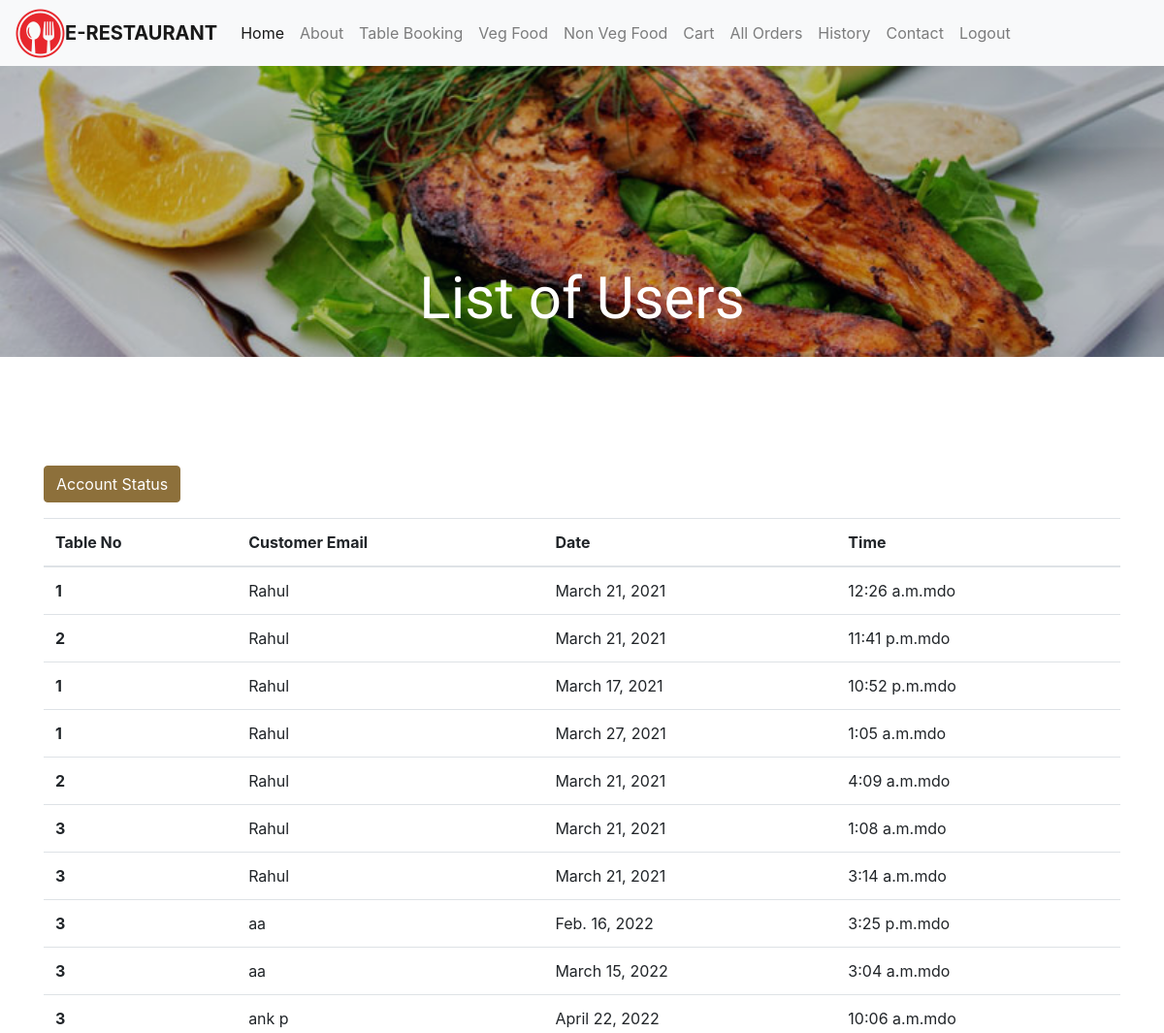
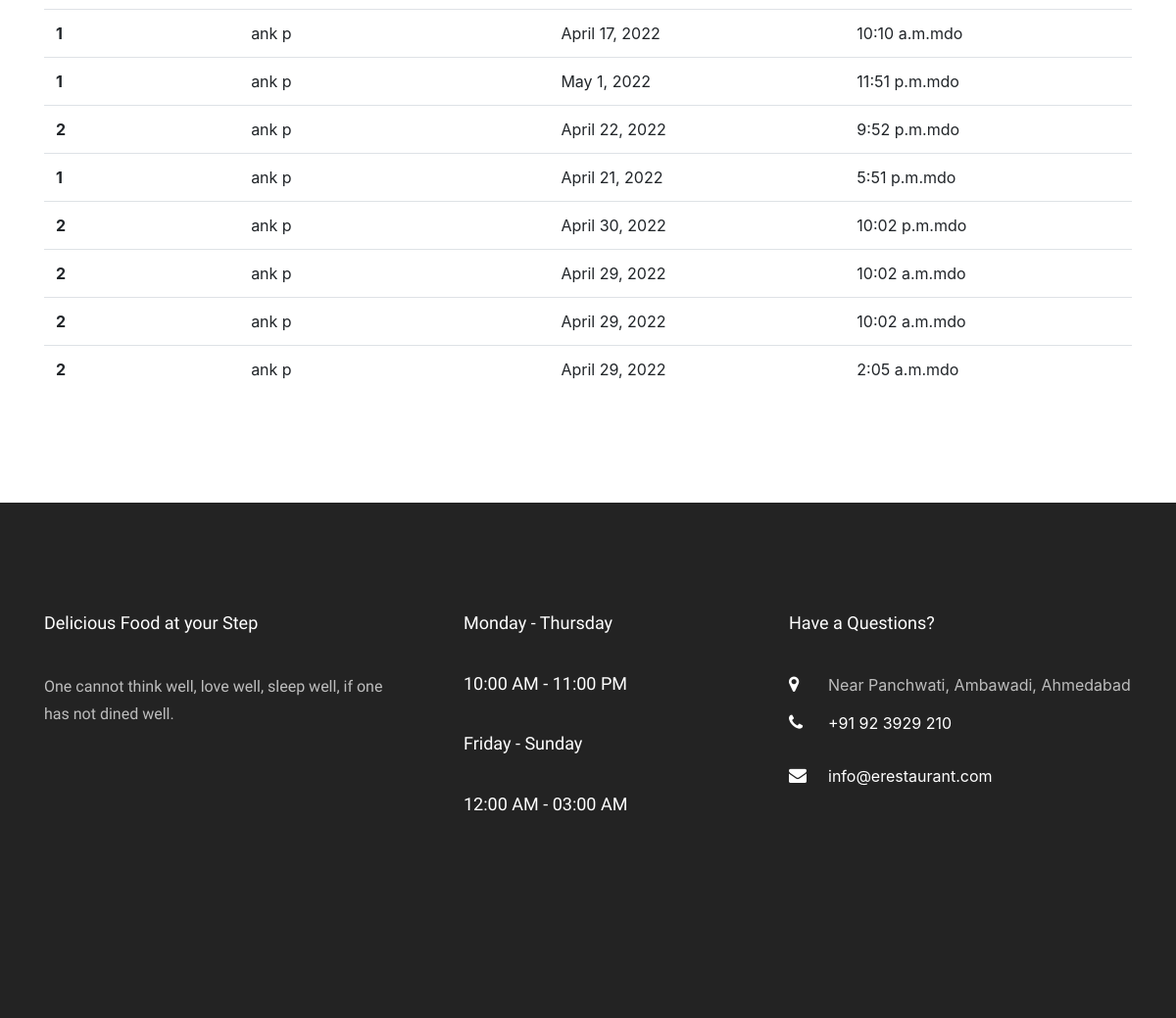
The page /allshow/ (signed in) on the database its author committed (2 pictures, top to bottom).
### meal/models.py (models this page shows, shortened)
class TableBooking(models.Model):
    usereamil = models.ForeignKey(Site_User,on_delete=models.CASCADE)
    table_no = models.ForeignKey(TableDetail,on_delete=models.CASCADE)
    date = models.DateField(
        blank=True, null=True)
    time1 = models.TimeField()
    booked=models.BooleanField(default=False)

class TableDetail(models.Model):
    Table_No = models.IntegerField()
    Table_Price = models.IntegerField()
    No_of_Seats = models.IntegerField()
    is_available=models.BooleanField(default=False)
    def __str__(self):
        return str(self.Table_No)

### app1/models.py (models this page shows)
class Site_User(models.Model):
    name = models.CharField(max_length=100,default="")
    email = models.EmailField(default="", max_length=254)
    dob = models.DateField(auto_now=False,null=True,blank=True)
    m_no = models.PositiveIntegerField(default=0)
    password = models.CharField(max_length=100,default="")
    def __str__(self):
        return self.name

### app1/views.py (the view)
# urls.py: path('allshow/',views.alltablebook,name='allshow'),
def alltablebook(request):
    if 'email' in  request.session:
        all=TableBooking.objects.all()
        return render(request,'allshow.html',{'all':all})
    else:
        return redirect('login_admin')

### app1/templates/allshow.html
{% extends 'base.html' %}
{% load static %}
{% block content %}
<div class="hero-wrap" style="background-image: url({% static 'images/menu-5.jpg' %});">
    <div class="overlay"></div>
    <div class="container">
        <div class="row no-gutters slider-text d-flex align-itemd-end justify-content-center">
            <div class="col-md-9 ftco-animate text-center d-flex align-items-end justify-content-center">
                <div class="text">
                    <h1 class="mb-4 bread">List of Users</h1>
                </div>
            </div>
        </div>
    </div>
</div>
<section class="ftco-section">
    <div class="container">
        <a href="/account_status/" class="btn btn-primary mb-3 mt-3">Account Status</a>
        <div class="row d-flex">
            <div class="col-md-12 d-flex align-self-stretch ftco-animate">
                <table class="table table-hover">
                    <thead>
                        <tr>
                            <th scope="col">Table No</th>
                            <th scope="col">Customer Email</th>
                            <th scope="col">Date</th>
                            <th scope="col">Time</th>
                        </tr>
                    </thead>
                    <tbody>
                        {% for i in all %}
                        <tr>
                            <th scope="row">{{i.table_no}}</th>
                            <td>{{i.usereamil}}</td>
                            <td>{{i.date}}</td>
                            <td>{{i.time1}}mdo</td>
                        </tr>
                        {%endfor%}
                    </tbody>
                </table>
            </div>
        </div>
    </div>
</section>
{% endblock %}

### rows shown on the page
TableBooking: table_no "1", usereamil "Rahul", date "March 21, 2021", time1 "12:26 a.m."
TableBooking: table_no "2", usereamil "Rahul", date "March 21, 2021", time1 "11:41 p.m."
TableBooking: table_no "1", usereamil "Rahul", date "March 17, 2021", time1 "10:52 p.m."
TableBooking: table_no "1", usereamil "Rahul", date "March 27, 2021", time1 "1:05 a.m."
TableBooking: table_no "2", usereamil "Rahul", date "March 21, 2021", time1 "4:09 a.m."
TableBooking: table_no "3", usereamil "Rahul", date "March 21, 2021", time1 "1:08 a.m."
TableBooking: table_no "3", usereamil "Rahul", date "March 21, 2021", time1 "3:14 a.m."
TableBooking: table_no "3", usereamil "aa", date "Feb. 16, 2022", time1 "3:25 p.m."
TableBooking: table_no "3", usereamil "aa", date "March 15, 2022", time1 "3:04 a.m."
TableBooking: table_no "3", usereamil "ank p", date "April 22, 2022", time1 "10:06 a.m."
TableBooking: table_no "1", usereamil "ank p", date "April 17, 2022", time1 "10:10 a.m."
TableBooking: table_no "1", usereamil "ank p", date "May 1, 2022", time1 "11:51 p.m."
TableBooking: table_no "2", usereamil "ank p", date "April 22, 2022", time1 "9:52 p.m."
TableBooking: table_no "1", usereamil "ank p", date "April 21, 2022", time1 "5:51 p.m."
TableBooking: table_no "2", usereamil "ank p", date "April 30, 2022", time1 "10:02 p.m."
TableBooking: table_no "2", usereamil "ank p", date "April 29, 2022", time1 "10:02 a.m."
TableBooking: table_no "2", usereamil "ank p", date "April 29, 2022", time1 "10:02 a.m."
TableBooking: table_no "2", usereamil "ank p", date "April 29, 2022", time1 "2:05 a.m."
